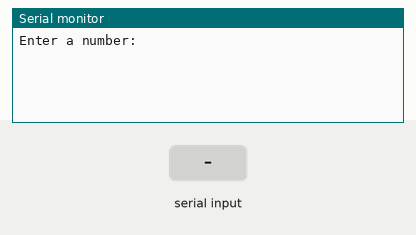
Recording of a sketch running on a simulated Arduino Uno, built with avr-gcc and run on an emulated ATmega328P. On the bench: the last lines printed to the serial monitor. Inputs (shaded band) come from the test bench.

Above: at 1.2 s.
1.3 s: "90,45\n" received over Serial
At 2.1 s:
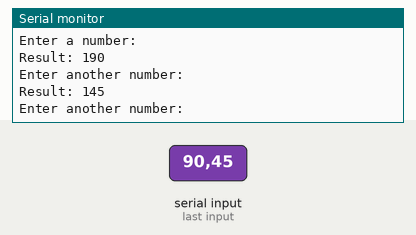
2.8 s: "30,150\n" received over Serial
At 4.5 s:
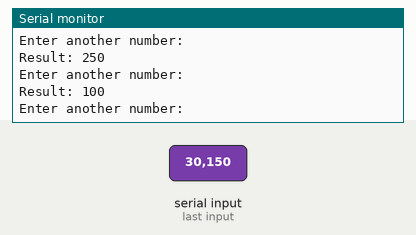
Timing chart, 0 to 6.0 s (numbered marks = the images above; inputs shaded):
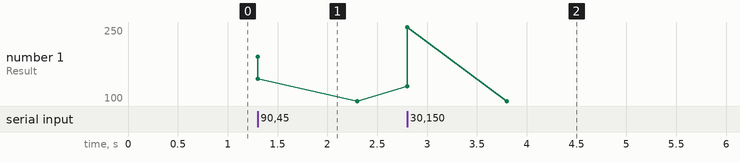

Measured:
- after the input at 1.3 s, the serial monitor: prints a new line at once (image 1)
- after the input at 2.8 s, the serial monitor: prints a new line at once (image 2)

The sketch:

7_Serial_monitor_calc.ino
```cpp
void setup() {
  Serial.begin(115200);
  Serial.println("Enter a number:");
}

void loop() {
  if (Serial.available() > 0) {
    // Read the input as integer number (In Serial monitor choose : "No Line Ending")

    int number = Serial.parseInt();

    // Add 100 to the number
    int result = number + 100;

    // Print the result
    Serial.print("Result: ");
    Serial.println(result);
    Serial.println("Enter another number:");

  }
}
```
